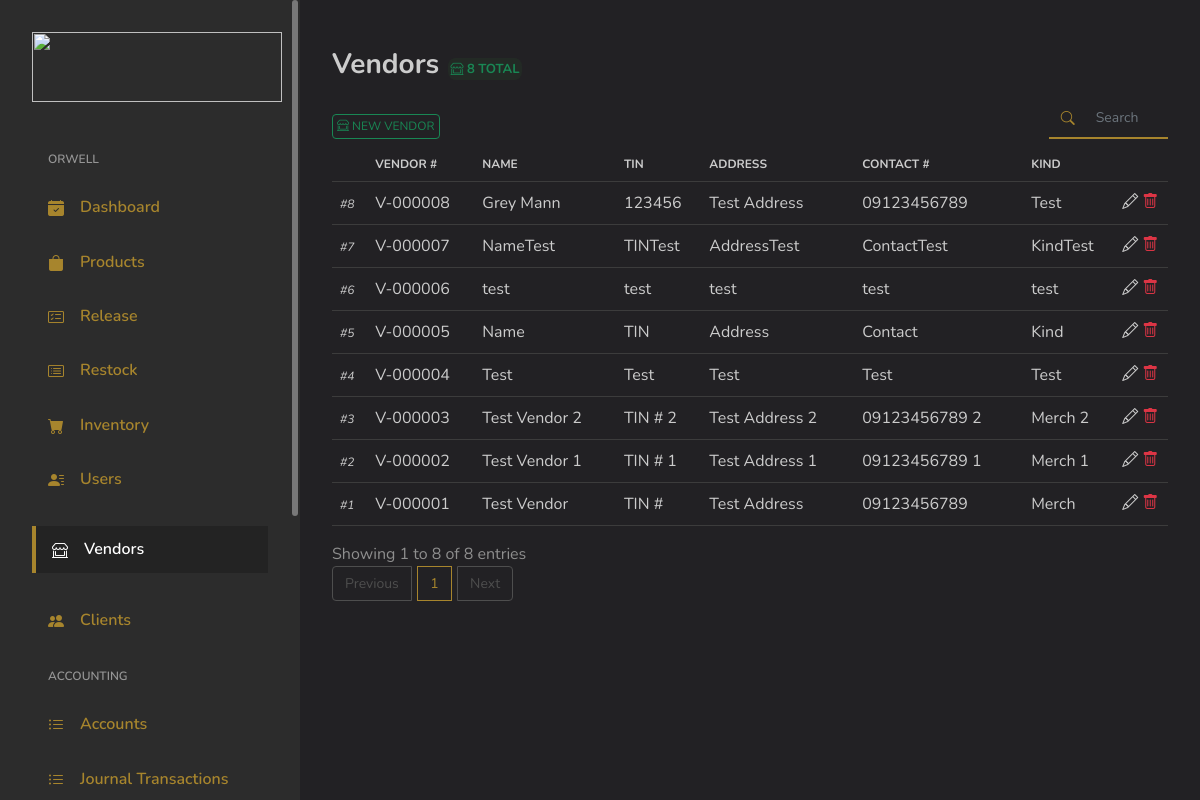
/index.php/admin/vendors, run on an earlier commit of the app's database.
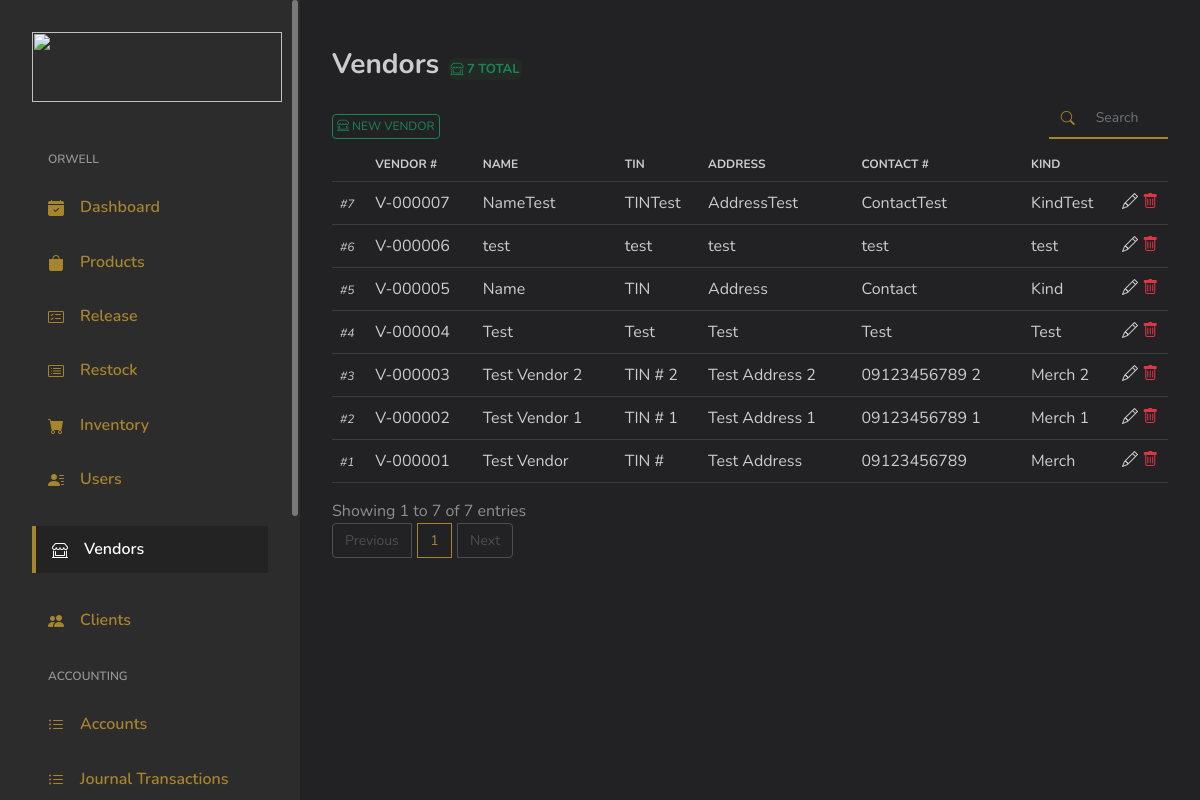
And on a later commit of the database.
### tables this page shows
CREATE TABLE `vendors` (
  `ID` int(11) NOT NULL,
  `VendorNo` varchar(255) DEFAULT NULL,
  `Name` varchar(255) DEFAULT NULL,
  `TIN` varchar(255) DEFAULT NULL,
  `Address` varchar(255) DEFAULT NULL,
  `ContactNum` varchar(255) DEFAULT NULL,
  `ProductServiceKind` varchar(255) DEFAULT NULL
);

### application/controllers/Admin.php (called while the page is built, shortened)
<?php
class Admin extends MY_Controller {
	public $globalData = [];
	public function __construct()
	{
		$this->load->model('Model_Selects');
		$this->load->model('Model_Security');
		$this->load->model('Model_Inserts');
		$this->load->model('Model_Logbook');
		$this->load->model('Model_Updates');
		$this->load->model('Model_Deletes');
	}
	public function vendors()
	{
		$data = [];
		$data = array_merge($data, $this->globalData);
		$header['pageTitle'] = 'Vendors';
		$data['globalHeader'] = $this->load->view('main/globals/header', $header);
		$this->load->view('admin/vendors', $data);
	}
}

### index.php (called while the page is built, shortened)
<?php
require_once BASEPATH.'core/CodeIgniter.php';

### application/models/Model_Selects.php (called while the page is built, shortened)
<?php
class Model_Selects extends CI_Model {
	public function GetVendors()
	{
		$this->db->select('*');
		$this->db->order_by('ID', 'desc');
		$result = $this->db->get('vendors');
		return $result;
	}
}

### application/views/admin/vendors.php (the view, shortened to what this page needs)
<?php
$getVendors = $this->Model_Selects->GetVendors();
?>
</head>
<body>
<div id="app">
	<div id="main">
		<div class="page-heading">
			<div class="page-title">
				<div class="row">
					<div class="col-12 col-md-6">
						<h3>Vendors
							<span class="text-center success-banner-sm">
								<i class="bi bi-shop-window"></i> <?=$getVendors->num_rows();?> TOTAL
							</span>
						</h3>
					</div>
					<div class="col-sm-12 col-md-10 pt-4 pb-2">
						<button type="button" class="newvendor-btn btn btn-sm-success" style="font-size: 12px;"><i class="bi bi-shop-window"></i> NEW VENDOR</button>
					</div>
					<div class="col-sm-12 col-md-2 mr-auto pt-4 pb-2" style="margin-top: -15px;">
						<div class="input-group">
							<div class="input-group-prepend">
								<span class="input-group-text" style="font-size: 14px;"><i class="bi bi-search h-100 w-100" style="margin-top: 5px;"></i></span>
							</div>
							<input type="text" id="tableSearch" class="form-control" placeholder="Search" style="font-size: 14px;">
						</div>
					</div>
				</div>
			</div>
			<section class="section">
				<div class="table-responsive">
					<table id="vendorsTable" class="standard-table table">
						<thead style="font-size: 12px;">
							<th></th>
							<th>VENDOR #</th>
							<th>NAME</th>
							<th>TIN</th>
							<th>ADDRESS</th>
							<th>CONTACT #</th>
							<th>KIND</th>
							<th></th>
						</thead>
						<tbody>
							<?php
							if ($getVendors->num_rows() > 0):
								foreach ($getVendors->result_array() as $row): ?>
									<tr class="tr_class_modal" data-id="<?=$row['ID']?>">
										<td>
											<span class="db-identifier" style="font-style: italic; font-size: 12px;"><?=$row['ID']?></span>
										</td>
										<td>
											<?=$row['VendorNo']?>
										</td>
										<td>
											<?=$row['Name']?>
										</td>
										<td>
											<?=$row['TIN']?>
										</td>
										<td>
											<?=$row['Address']?>
										</td>
										<td>
											<?=$row['ContactNum']?>
										</td>
										<td>
											<?=$row['ProductServiceKind']?>
										</td>
										<td>
											<i class="bi bi-pencil btn-update-vendor"></i>
											<i class="bi bi-trash text-danger"></i>
										</td>
									</tr>
							<?php endforeach;
							endif; ?>
						</tbody>
					</table>
				</div>
			</section>
		</div>
	</div>
</div>
</body>
</html>

What changed in the data, as far as the page shows it:
removed vendors: ID "8", VendorNo "V-000008", Name "Grey Mann", TIN "123456", Address "Test Address", ContactNum "09123456789", ProductServiceKind "Test"
Also different on the page:
$getVendors->num_rows(): "8" → "7"
text written by a page script: "Showing 1 to 8 of 8 entries Previous 1 Next" → "Showing 1 to 7 of 7 entries Previous 1 Next"
